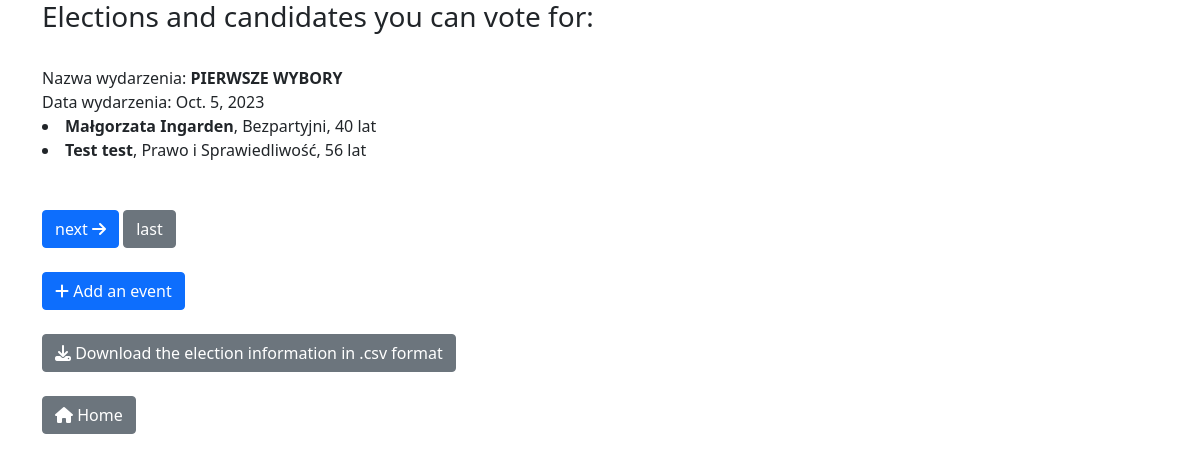
The app's page /elections, older data.
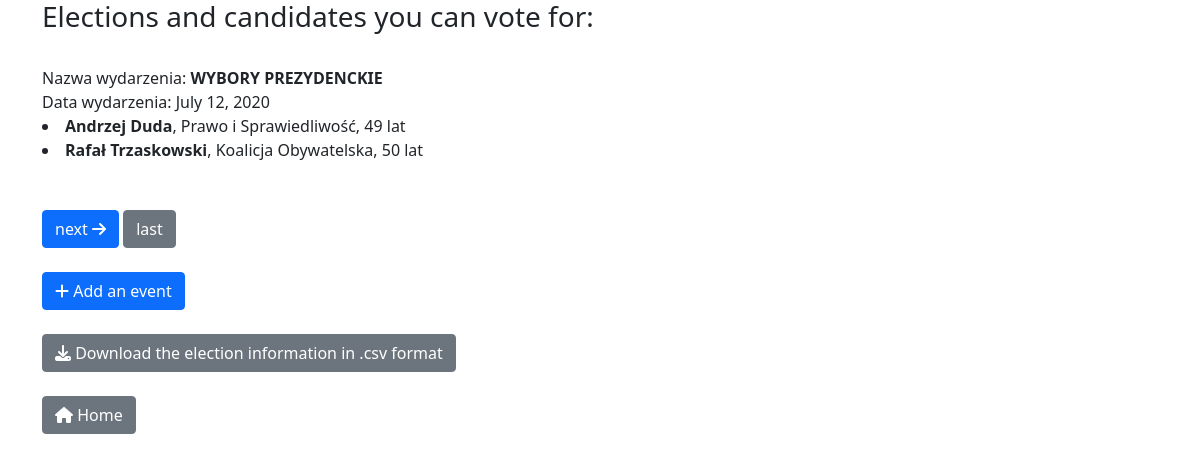
The same page, newer data.
### polls/models.py (models this page shows, shortened)
class Event(models.Model):
    event_name = models.CharField(max_length=200)
    date = models.DateField()
    candidate = models.ManyToManyField(Candidate, related_name="events")

class Candidate(models.Model):
    first_name = models.CharField(max_length=50)
    last_name = models.CharField(max_length=50)
    candidate_picture = models.ImageField(null=True, blank=True, upload_to="images/", default='images/blank_picture.png')
    party = models.ForeignKey(PoliticalParty, on_delete=models.CASCADE)
    age = models.IntegerField()

class PoliticalParty(models.Model):
    party_name = models.CharField(max_length=50)
    founding_date = models.DateField()
    num_members = models.IntegerField()
    def __str__(self):
        return self.party_name

### polls/views.py (the view)
# urls.py: path('elections', views.view_elections, name="elections"),
def view_elections(request):
    events_list = Event.objects.all()
    paginator = Paginator(events_list, 1)
    page_number = request.GET.get('page')
    page_obj = paginator.get_page(page_number)
    return render(request, 'polls/elections.html', {'page_obj': page_obj})

### polls/templates/polls/elections.html (shortened to what this page needs)
{% extends 'base.html' %}
{% block content %}
    <h3>Elections and candidates you can vote for: </h3><br>
{% for event in page_obj %}
    Nazwa wydarzenia: <b>{{ event.event_name|upper }}</b><br>
    Data wydarzenia: {{ event.date }}<br>
    {%for candidate in event.candidate.all %}
        <li>
            <b>{{candidate.first_name}} {{candidate.last_name}}</b>, {{candidate.party}}, {{candidate.age}} lat
        </li>
    {% endfor %}
{% endfor %}
<br/><br/>
<div class="pagination">
    <span class="step-links">
        {% if page_obj.has_next %}
            <a href="?page={{ page_obj.next_page_number }}" class="btn btn-primary">next <i class="fa-solid fa-arrow-right"></i></a>
            <a href="?page={{ page_obj.paginator.num_pages }}" class="btn btn-secondary">last</a>
        {% endif %}
        <br/><br/>
    </span>
</div>
<a href="{% url 'add_election' %}" class="btn btn-primary"> <i class="fa-solid fa-plus"></i> Add an event </a><br/><br/>
<a href="{% url 'download_csv' %}" class="btn btn-secondary"><i class="fa-solid fa-download"></i> Download the election information in .csv format</a><br/><br/>
<a href="{% url 'home' %}" class="btn btn-secondary"><i class="fa-solid fa-house"></i> Home</a>
{% endblock %}

Row changes from the older to the newer data that the page shows:
removed Event: event_name "PIERWSZE WYBORY", date "Oct. 5, 2023"
removed Candidate: first_name "Małgorzata", last_name "Ingarden", party "Bezpartyjni", age "40", shown under "PIERWSZE WYBORY"
removed Candidate: first_name "Test", last_name "test", party "Prawo i Sprawiedliwość", age "56", shown under "PIERWSZE WYBORY"
added Event: event_name "WYBORY PREZYDENCKIE", date "July 12, 2020"
added Candidate: first_name "Andrzej", last_name "Duda", party "Prawo i Sprawiedliwość", age "49", shown under "WYBORY PREZYDENCKIE"
added Candidate: first_name "Rafał", last_name "Trzaskowski", party "Koalicja Obywatelska", age "50", shown under "WYBORY PREZYDENCKIE"
